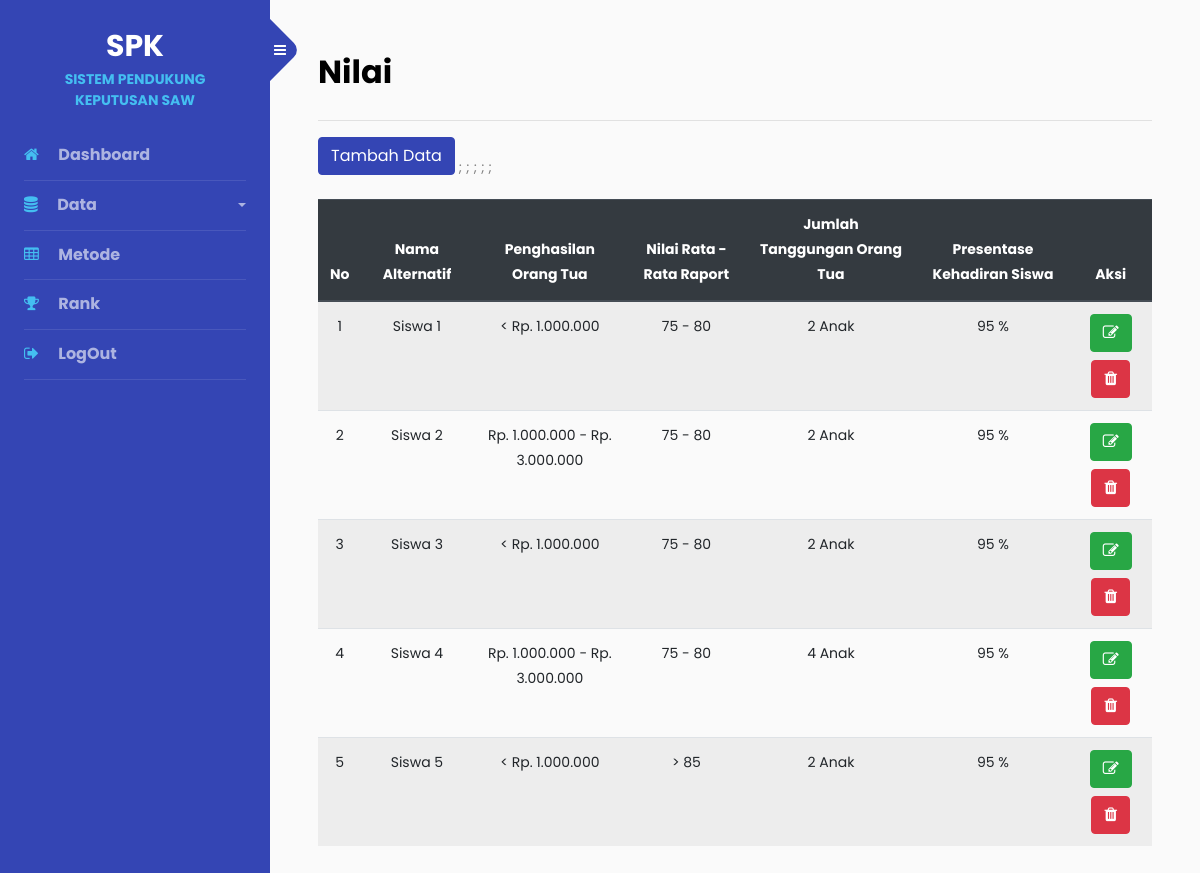
Screenshot of /admin/nilai.php (signed in) with the database file from the repository.
### tables this page shows
CREATE TABLE `tbl_kriteria` (
  `id_kriteria` int(11) NOT NULL,
  `nama_kriteria` varchar(30) NOT NULL,
  `bobot_kriteria` double NOT NULL,
  `tipe_kriteria` varchar(10) NOT NULL
);

CREATE TABLE `tbl_alternatif` (
  `id_alternatif` int(11) NOT NULL,
  `nama_alternatif` varchar(30) NOT NULL,
  `nilai_moora` double NOT NULL,
  `rangking` int(11) NOT NULL
);

CREATE TABLE `tbl_subkriteria` (
  `id_subkriteria` int(11) NOT NULL,
  `id_kriteria` int(11) NOT NULL,
  `nama_subkriteria` varchar(50) NOT NULL,
  `nilai_subkriteria` double NOT NULL
);

### admin/nilai.php (the view, shortened to what this page needs)
<?php
include "header.php";
?>
<h2 class="mb-4 font-weight-bolder">Nilai</h2>
<hr>
<a href="nilai-simpan.php" class="btn btn-primary mb-4">Tambah Data</a>
<table class="table table-striped">
    <thead class="thead-dark">
        <tr>
            <th class="text-center">No</th>
            <th class="text-center">Nama Alternatif</th>
            <?php
            $ket = "SELECT * FROM tbl_kriteria ORDER BY id_kriteria";
            $a = $conn->query($ket);
            while ($row = $a->fetch_assoc()) {
                echo "<th class='text-center'>$row[nama_kriteria]</th>";
            } ?>
            <th class="text-center">Aksi</th>
        </tr>
    </thead>
    <?php
    $sql = "SELECT * FROM tbl_alternatif ORDER BY id_alternatif";
    $stm = $conn->query($sql);
    $no = 1;
    while ($a = $stm->fetch_assoc()) {
        $id_alternatif = $a['id_alternatif'];
        $cek = "SELECT * FROM  tbl_nilai WHERE id_alternatif='$id_alternatif'";
        $k = $conn->query($cek);
        if ($k->num_rows > 0) { ?>
            <tr>
                <td class="text-center"><?= $no++ ?></td>
                <td class="text-center"><?= $a['nama_alternatif'] ?></td>;
                <?php
                $data = "SELECT s.nama_subkriteria as nm_sub FROM tbl_nilai n, tbl_subkriteria s
        WHERE n.id_subkriteria=s.id_subkriteria AND n.id_alternatif='$id_alternatif' ORDER BY n.id_kriteria";
                $b = $conn->query($data);
                while ($dtn = $b->fetch_assoc()) {
                    echo "<td class= 'text-center'>$dtn[nm_sub]</td>";
                } ?>
                <td class="text-center">
                    <a href="nilai-ubah.php?id_alternatif=<?= $a['id_alternatif'] ?>" class="btn btn-success mb-2"><i class="fa fa-pencil-square-o" aria-hidden="true"></i></a>
                    <a href="nilai.php?id_alternatif=<?= $a['id_alternatif'] ?>&aksi=hapus" class="btn btn-danger"><i class="fa fa-trash" aria-hidden="true"></i></a>
            </tr>
    <?php } else {
        }
    }
    ?>
</table>

### rows the page displays
tbl_kriteria: nama_kriteria "Penghasilan Orang Tua"
tbl_kriteria: nama_kriteria "Nilai Rata -Rata Raport"
tbl_kriteria: nama_kriteria "Jumlah Tanggungan Orang Tua"
tbl_kriteria: nama_kriteria "Presentase Kehadiran Siswa"
tbl_alternatif: nama_alternatif "Siswa 1"
tbl_subkriteria: nama_subkriteria "< Rp. 1.000.000"
tbl_subkriteria: nama_subkriteria "75 - 80"
tbl_subkriteria: nama_subkriteria "2 Anak"
tbl_subkriteria: nama_subkriteria "95 %"
tbl_alternatif: nama_alternatif "Siswa 2"
tbl_subkriteria: nama_subkriteria "Rp. 1.000.000 - Rp. 3.000.000"
tbl_alternatif: nama_alternatif "Siswa 3"
tbl_alternatif: nama_alternatif "Siswa 4"
tbl_subkriteria: nama_subkriteria "4 Anak"
tbl_alternatif: nama_alternatif "Siswa 5"
tbl_subkriteria: nama_subkriteria "> 85"
